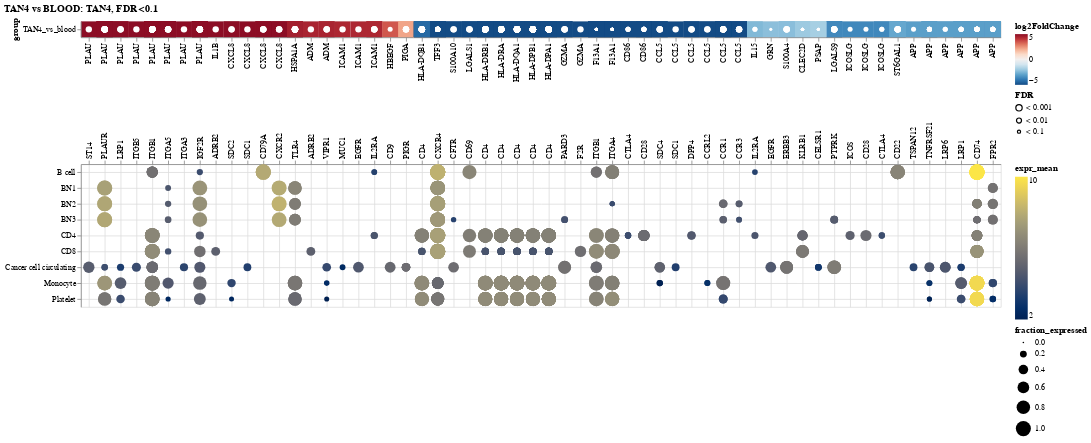

The code cell stored with this chart in its notebook:
### Code cell
heatmap = cpdba.plot_result(
    cpdb_sig_int.loc[lambda x: x["source_genesymbol"].isin(top_genes)],
    title=title_plot,
    aggregate=False,
    cluster="heatmap",
    label_limit=110,
)
heatmap

### Figure 1 — Vega-Lite specification as saved in the notebook (floating-point values rounded to 4 significant figures; data arrays with more than 128 entries replaced by an {"elided": "..."} marker saying what was removed)
{"config": {"view": {"continuousWidth": 300, "continuousHeight": 300}, "concat": {"spacing": -20}, "mark": {"opacity": 1}}, "vconcat": [{"layer": [{"data": {"name": "data-bd77bd428523716a084e74b19e2a76d5"}, "mark": {"type": "rect"}, "encoding": {"color": {"field": "log2FoldChange", "scale": {"domain": [-5.0, 5.0], "reverse": true, "scheme": "redblue"}, "type": "quantitative"}, "x": {"field": "interaction", "sort": ["PLAU_ST14", "PLAU_PLAUR", "PLAU_LRP1", "PLAU_ITGB5", "PLAU_ITGB1", "PLAU_ITGA5", "PLAU_ITGA3", "PLAU_IGF2R", "IL1B_ADRB2", "CXCL8_SDC2", "CXCL8_SDC1", "CXCL8_CD79A", "CXCL8_CXCR2", "HSPA1A_TLR4", "ADM_ADRB2", "ADM_VIPR1", "ICAM1_MUC1", "ICAM1_EGFR", "ICAM1_IL2RA", "HBEGF_CD9", "PIGA_PIGR", "HLA-DQB1_CD4", "TFF3_CXCR4", "S100A10_CFTR", "LGALS1_CD69", "HLA-DRB1_CD4", "HLA-DRA_CD4", "HLA-DQA1_CD4", "HLA-DPB1_CD4", "HLA-DPA1_CD4", "GZMA_PARD3", "GZMA_F2R", "F13A1_ITGB1", "F13A1_ITGA4", "CD86_CTLA4", "CD86_CD28", "CCL5_SDC4", "CCL5_SDC1", "CCL5_DPP4", "CCL5_CCRL2", "CCL5_CCR1", "CCL5_CCR3", "IL15_IL2RA", "GRN_EGFR", "S100A4_ERBB3", "CLEC2D_KLRB1", "PSAP_CELSR1", "LGALS9_PTPRK", "ICOSLG_ICOS", "ICOSLG_CD28", "ICOSLG_CTLA4", "ST6GAL1_CD22", "APP_TSPAN12", "APP_TNFRSF21", "APP_LRP6", "APP_LRP1", "APP_CD74", "APP_FPR2"], "type": "nominal"}, "y": {"field": "group", "type": "nominal"}}, "title": ""}, {"data": {"name": "data-bd77bd428523716a084e74b19e2a76d5"}, "mark": {"type": "point", "color": "white", "filled": true, "stroke": "black", "strokeWidth": 0}, "encoding": {"size": {"field": "FDR", "scale": {"domain": ["< 0.001", "< 0.01", "< 0.1"], "range": [64.0, 16.0, 4.0]}, "type": "nominal"}, "x": {"field": "interaction", "sort": ["PLAU_ST14", "PLAU_PLAUR", "PLAU_LRP1", "PLAU_ITGB5", "PLAU_ITGB1", "PLAU_ITGA5", "PLAU_ITGA3", "PLAU_IGF2R", "IL1B_ADRB2", "CXCL8_SDC2", "CXCL8_SDC1", "CXCL8_CD79A", "CXCL8_CXCR2", "HSPA1A_TLR4", "ADM_ADRB2", "ADM_VIPR1", "ICAM1_MUC1", "ICAM1_EGFR", "ICAM1_IL2RA", "HBEGF_CD9", "PIGA_PIGR", "HLA-DQB1_CD4", "TFF3_CXCR4", "S100A10_CFTR", "LGALS1_CD69", "HLA-DRB1_CD4", "HLA-DRA_CD4", "HLA-DQA1_CD4", "HLA-DPB1_CD4", "HLA-DPA1_CD4", "GZMA_PARD3", "GZMA_F2R", "F13A1_ITGB1", "F13A1_ITGA4", "CD86_CTLA4", "CD86_CD28", "CCL5_SDC4", "CCL5_SDC1", "CCL5_DPP4", "CCL5_CCRL2", "CCL5_CCR1", "CCL5_CCR3", "IL15_IL2RA", "GRN_EGFR", "S100A4_ERBB3", "CLEC2D_KLRB1", "PSAP_CELSR1", "LGALS9_PTPRK", "ICOSLG_ICOS", "ICOSLG_CD28", "ICOSLG_CTLA4", "ST6GAL1_CD22", "APP_TSPAN12", "APP_TNFRSF21", "APP_LRP6", "APP_LRP1", "APP_CD74", "APP_FPR2"], "type": "nominal"}, "y": {"field": "group", "type": "nominal"}}}], "encoding": {"x": {"axis": {"labelExpr": "split(datum.label, '_')[0]", "orient": "bottom"}, "title": null}}}, {"data": {"name": "data-06a855dbb32c17d242fca7a0feff94b5"}, "mark": {"type": "circle"}, "encoding": {"color": {"field": "expr_mean", "scale": {"scheme": "cividis"}, "type": "quantitative"}, "size": {"field": "fraction_expressed", "type": "quantitative"}, "x": {"axis": {"grid": true, "labelExpr": "split(datum.label, '_')[1]", "labelLimit": 110, "orient": "top", "title": null}, "field": "interaction", "sort": ["PLAU_ST14", "PLAU_PLAUR", "PLAU_LRP1", "PLAU_ITGB5", "PLAU_ITGB1", "PLAU_ITGA5", "PLAU_ITGA3", "PLAU_IGF2R", "IL1B_ADRB2", "CXCL8_SDC2", "CXCL8_SDC1", "CXCL8_CD79A", "CXCL8_CXCR2", "HSPA1A_TLR4", "ADM_ADRB2", "ADM_VIPR1", "ICAM1_MUC1", "ICAM1_EGFR", "ICAM1_IL2RA", "HBEGF_CD9", "PIGA_PIGR", "HLA-DQB1_CD4", "TFF3_CXCR4", "S100A10_CFTR", "LGALS1_CD69", "HLA-DRB1_CD4", "HLA-DRA_CD4", "HLA-DQA1_CD4", "HLA-DPB1_CD4", "HLA-DPA1_CD4", "GZMA_PARD3", "GZMA_F2R", "F13A1_ITGB1", "F13A1_ITGA4", "CD86_CTLA4", "CD86_CD28", "CCL5_SDC4", "CCL5_SDC1", "CCL5_DPP4", "CCL5_CCRL2", "CCL5_CCR1", "CCL5_CCR3", "IL15_IL2RA", "GRN_EGFR", "S100A4_ERBB3", "CLEC2D_KLRB1", "PSAP_CELSR1", "LGALS9_PTPRK", "ICOSLG_ICOS", "ICOSLG_CD28", "ICOSLG_CTLA4", "ST6GAL1_CD22", "APP_TSPAN12", "APP_TNFRSF21", "APP_LRP6", "APP_LRP1", "APP_CD74", "APP_FPR2"], "type": "nominal"}, "y": {"axis": {"grid": true}, "field": "cell_type_sub", "title": null, "type": "nominal"}}}], "resolve": {"scale": {"color": "independent", "size": "independent", "x": "independent"}}, "title": "TAN4 vs BLOOD: TAN4, FDR<0.1", "$schema": "https://vega.github.io/schema/vega-lite/v5.17.0.json", "datasets": {"data-bd77bd428523716a084e74b19e2a76d5": {"elided": "637 records"}, "data-06a855dbb32c17d242fca7a0feff94b5": {"elided": "637 records"}}}
